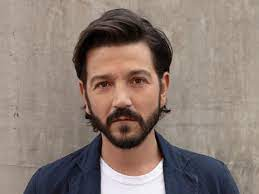
#> input picture Source Code/dataset/all_images/Diego_Luna/Diego_Luna_1.jpg, 259 x 194 px; its folder holds only this picture in this run
$ python face_extraction.py
#> lines starting #> are read from the running program, lines starting #| are printed output that depends on the picture
import cv2
import os

FILE_PATH = "dataset"

face_extractor = cv2.CascadeClassifier(
    cv2.data.haarcascades + "haarcascade_frontalface_default.xml"
)

def read_image(file_name, read_path):
#> called with file_name = 'Diego_Luna_1.jpg', read_path = 'dataset/all_images/Diego_Luna'
    read_path = os.path.join(read_path, file_name)
    image_data = cv2.imread(read_path)
#> image_data is the input picture: shape (194, 259, 3); mean B, G, R 116.6, 124.3, 139.8

    return image_data

def save_image(image_data, file_name, save_path):
    save_path = os.path.join(save_path, file_name)
    cv2.imwrite(save_path, image_data)


def extract_faces(frame):

    gray_image =cv2.cvtColor(frame,cv2.COLOR_BGR2GRAY)
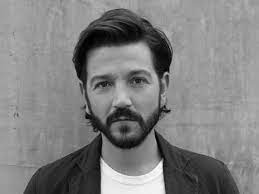
#> gray_image: shape (194, 259); min 0, max 254, mean 128.1

    faces = face_extractor.detectMultiScale(
        gray_image, scaleFactor=1.1, minNeighbors=5, minSize=(40, 40)
    )
#> faces = [[70, 42, 102, 102]]

    cropped_faces = []

    # detect the face
    for (x, y, w, h) in faces:
        crop_img = frame[y:y+h, x:x+w]
        cropped_faces.append(crop_img)
#> this loop made 1 pass
#> pass 1, in extract_faces, `crop_img = frame[y:y+h, x:x+w]`:
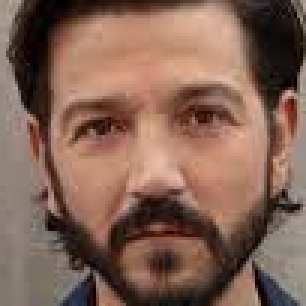
#> crop_img: shape (102, 102, 3) (shown 3 times larger); mean B, G, R 84.9, 99.1, 130.9
#> after the loop, cropped_faces = 1 item

    return cropped_faces

def extract_all_faces_from_dir(source_dir, dest_dir):

    files = (file for file in os.listdir(source_dir) if os.path.isfile(os.path.join(source_dir, file)))

    files = list(files)
    files.sort()

    if not os.path.exists(dest_dir):
        os.mkdir(dest_dir)


    for file in files:
        frame = read_image(file, source_dir)
        cropped_faces = extract_faces(frame)
#> cropped_faces = 1 item

        for image in cropped_faces:
            save_image(image, file, dest_dir)
#> this loop made 1 pass

def extract_from_all_dirs(source_dir, dest_dir_name):
    dirs = (file for file in os.listdir(source_dir) if os.path.isdir(os.path.join(source_dir, file)))

    dirs = list(dirs)
    dirs.sort()

    for dir in dirs:
        extract_all_faces_from_dir(
            os.path.join(source_dir, dir),
            os.path.join(source_dir, dir, dest_dir_name)
        )

extract_from_all_dirs('dataset/all_images', "faces")
extract_from_all_dirs('dataset/references', "faces")
#> (the run stopped early here; a loop or call above may not have finished)

$ run again, on Source Code/dataset/all_images/Diego_Luna/Diego_Luna_2.jpg
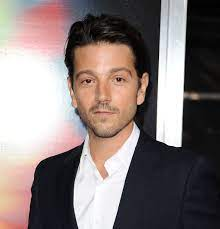
#> input picture Source Code/dataset/all_images/Diego_Luna/Diego_Luna_2.jpg, 220 x 229 px
#> in read_image, image_data is the input picture: shape (229, 220, 3); mean B, G, R 119.9, 121.3, 133.1
#> in extract_faces, `gray_image =cv2.cvtColor(frame,cv2.COLOR_BGR2GRAY)`:
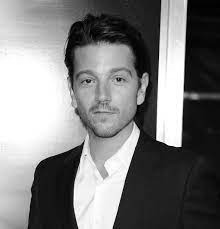
#> gray_image: shape (229, 220); min 0, max 255, mean 124.7
#> faces = [[61, 46, 87, 87]]
#> the loop in extract_faces, `for (x, y, w, h) in faces:` made 1 pass
#> pass 1, in extract_faces, `crop_img = frame[y:y+h, x:x+w]`:
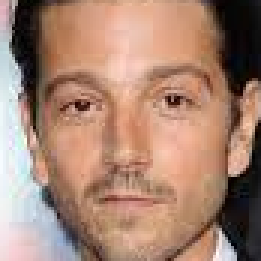
#> crop_img: shape (87, 87, 3) (shown 3 times larger); mean B, G, R 114, 131.7, 166.8
#> after the loop in extract_faces, `for (x, y, w, h) in faces:`: cropped_faces = 1 item
#> the loop in extract_all_faces_from_dir, `for image in cropped_faces:` made 1 pass
